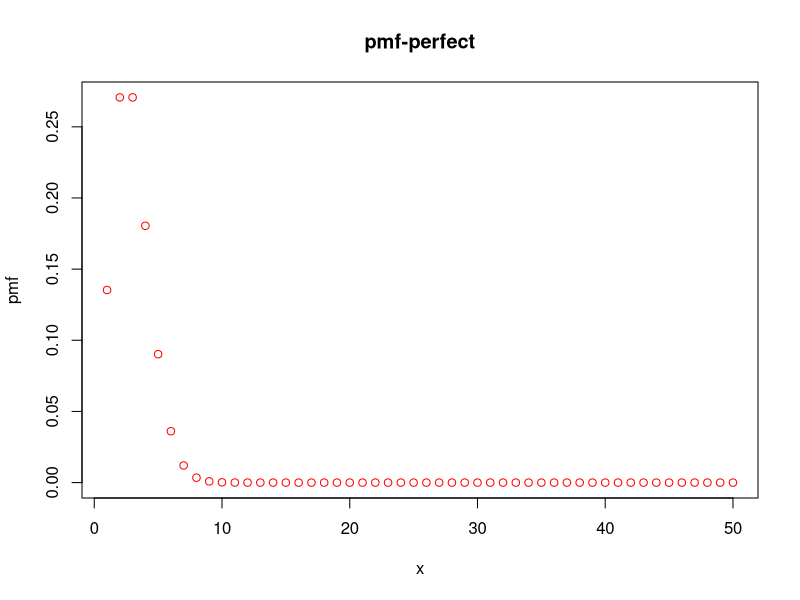
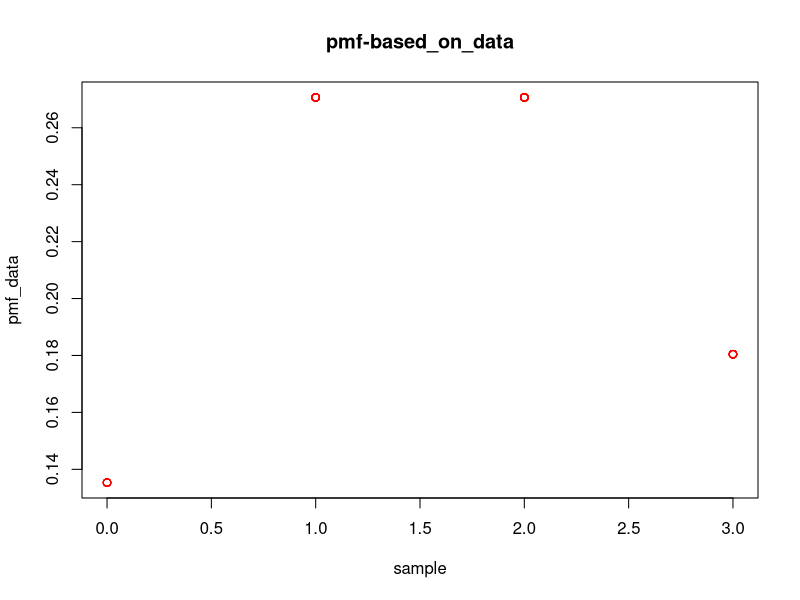
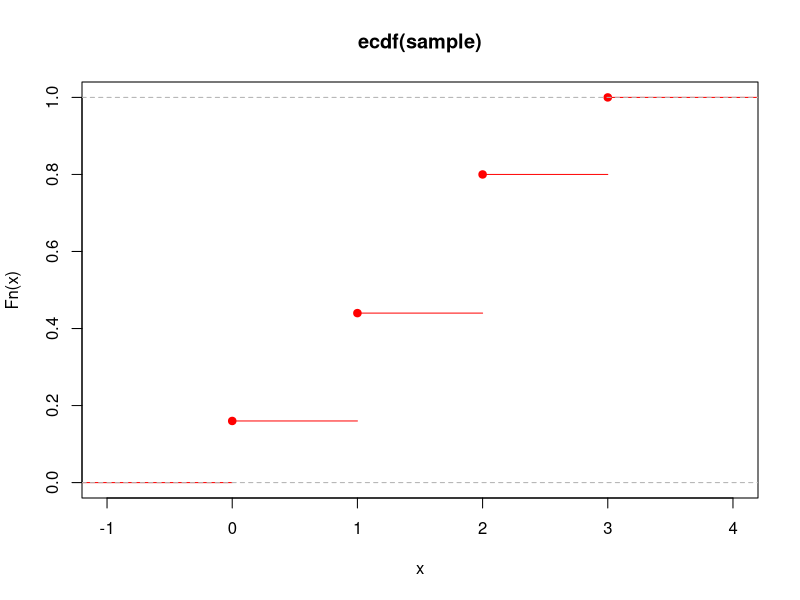

Write R code to recreate these figures, in order.
sample<-c()
pmf<-c()
pmf_data<-c()
mean<-2
x<-c()
count<-50
for(i in 1:count){
	j<-0
	p<-exp(-1*mean)
	F<-p
	while(1){
		u<-runif(1)
		if(u<F){
			sample[i]<-j
			break
		}
		p<-(mean*p)/(j+1)
		F<-F+p
		j<-j+1
	}
	pmf[i]<-(exp(-1*mean)*(mean**(i-1)))/factorial(i-1)
	pmf_data[i]<-(exp(-1*mean)*(mean**(sample[i])))/factorial(sample[i])
	x[i]<-i
}
png("question2-pmf-perfect.png")
plot(x,pmf,col="red",main="pmf-perfect")
png("question2-pmf-based_on_data.png")
plot(sample,pmf_data,col="red",main="pmf-based_on_data")
png("question2-cdf.png")
plot(ecdf(sample),col="red")
cat("Mean is: ",mean(sample),"\n")
cat("Variance is: ",var(sample),"\n")